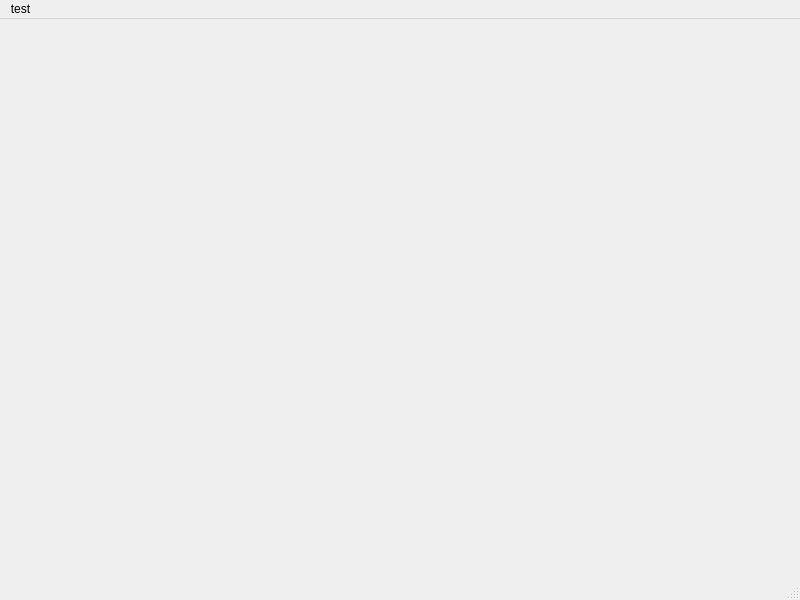
<?xml version="1.0" encoding="UTF-8"?>
<ui version="4.0">
 <class>MiscellaneousTesting</class>
 <widget class="QMainWindow" name="MiscellaneousTesting">
  <property name="geometry">
   <rect>
    <x>0</x>
    <y>0</y>
    <width>800</width>
    <height>600</height>
   </rect>
  </property>
  <property name="windowTitle">
   <string>Miscellaneous method testing</string>
  </property>
  <widget class="QWidget" name="centralWidget"/>
  <widget class="QStatusBar" name="statusbar"/>
  <widget class="QMenuBar" name="menuBar">
   <property name="geometry">
    <rect>
     <x>0</x>
     <y>0</y>
     <width>800</width>
     <height>23</height>
    </rect>
   </property>
   <widget class="QMenu" name="menutest">
    <property name="title">
     <string>test</string>
    </property>
   </widget>
   <addaction name="menutest"/>
  </widget>
 </widget>
 <resources/>
 <connections/>
</ui>
